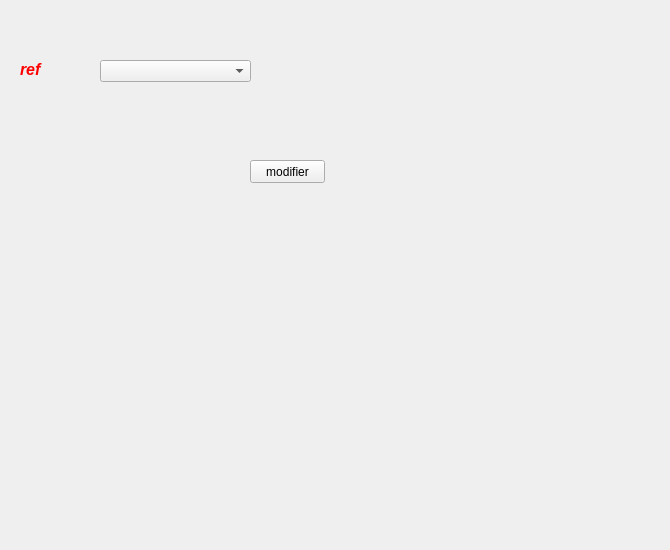
    <widget class="QWidget" name="tab_7">
     <attribute name="title">
      <string>modifier</string>
     </attribute>
     <widget class="QLabel" name="label_41">
      <property name="geometry">
       <rect>
        <x>20</x>
        <y>60</y>
        <width>61</width>
        <height>16</height>
       </rect>
      </property>
      <property name="text">
       <string>&lt;html&gt;&lt;head/&gt;&lt;body&gt;&lt;p&gt;&lt;span style=&quot; font-size:12pt; font-weight:600; font-style:italic; color:#ff0000;&quot;&gt;ref&lt;/span&gt;&lt;/p&gt;&lt;/body&gt;&lt;/html&gt;</string>
      </property>
     </widget>
     <widget class="QPushButton" name="pushButton_modifier">
      <property name="geometry">
       <rect>
        <x>250</x>
        <y>160</y>
        <width>75</width>
        <height>23</height>
       </rect>
      </property>
      <property name="text">
       <string>modifier</string>
      </property>
     </widget>
     <widget class="QComboBox" name="comboBox_ref_modifier">
      <property name="geometry">
       <rect>
        <x>100</x>
        <y>60</y>
        <width>151</width>
        <height>22</height>
       </rect>
      </property>
     </widget>
     <widget class="QLabel" name="label_51">
      <property name="geometry">
       <rect>
        <x>10</x>
        <y>-50</y>
        <width>651</width>
        <height>541</height>
       </rect>
      </property>
      <property name="text">
       <string/>
      </property>
      <property name="pixmap">
       <pixmap>../../Desktop/interfaces/achat-location-voiture-sport-rapide-nouvelle_3446-651.jpg</pixmap>
      </property>
     </widget>
     <zorder>label_51</zorder>
     <zorder>label_41</zorder>
     <zorder>pushButton_modifier</zorder>
     <zorder>comboBox_ref_modifier</zorder>
    </widget>
